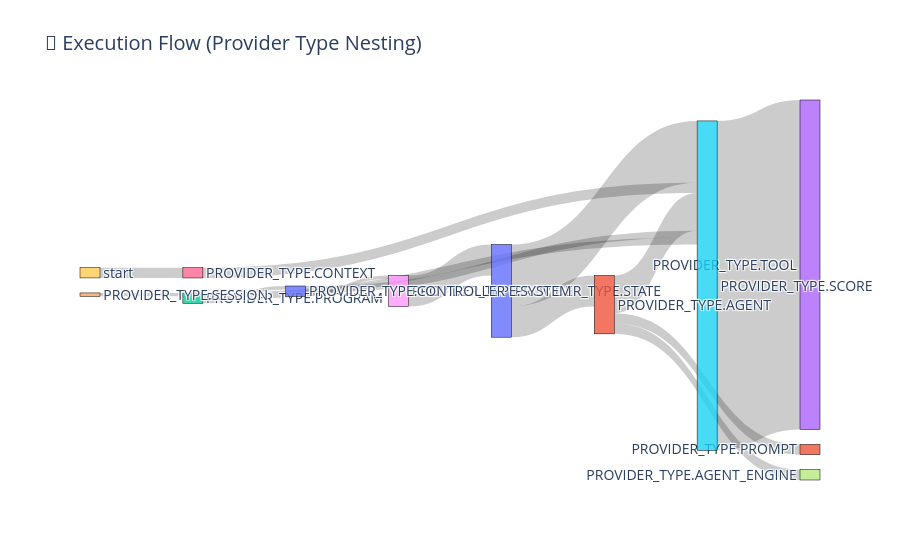

The notebook cell this image was saved under:
### Markdown cell above
### 🧩 Execution Flow (Provider Type Nesting)

This Sankey diagram visualizes the hierarchical execution path taken by the system during a program run.

#### 🔍 What this code does:
- The code groups log entries (`provider_log`) by their `called_by_type` (who invoked them) and `provider_type` (what kind of provider was called).
- It then builds a flow network showing how control moves from one provider type to the next.
- The width of each band represents the number of calls made along that path.

#### 🧠 What you're seeing in the chart:
- **Left-to-right flow** from high-level providers like `session`, `program`, and `controller`, down to mid-level like `system` and `state`, and finally to low-level workers like `agent`, `score`, and `tool`.
- **Wider bands** indicate more frequent interactions. For example, the `state → score` and `score → tool` flows are thick, indicating heavy evaluation and tool usage.
- **Branching paths** (e.g., from `agent` to `score`, `tool`, `agent_engine`) reveal the dependencies that agents rely on to make decisions.

This diagram is useful for identifying:
- Execution bottlenecks
- Overused subsystems
- System architecture layering

It’s a high-level snapshot of how components orchestrate a complete run.

### Code cell
import plotly.graph_objects as go

# Prepare nodes and links
df["source"] = df["called_by_type"].fillna("start")
df["target"] = df["provider_type"]

nodes = list(set(df["source"]) | set(df["target"]))
node_indices = {name: i for i, name in enumerate(nodes)}

link_data = (
    df.groupby(["source", "target"])
    .size()
    .reset_index(name="count")
    .assign(
        source_idx=lambda d: d["source"].map(node_indices),
        target_idx=lambda d: d["target"].map(node_indices)
    )
)

fig = go.Figure(go.Sankey(
    node=dict(
        pad=15,
        thickness=20,
        line=dict(color="black", width=0.5),
        label=nodes
    ),
    link=dict(
        source=link_data["source_idx"],
        target=link_data["target_idx"],
        value=link_data["count"]
    )
))

fig.update_layout(title_text="🧩 Execution Flow (Provider Type Nesting)", font_size=14)
fig.show()

### Figure 1 — Plotly figure (JSON) as saved in the notebook; plotly's stock layout.template omitted (floating-point values rounded to 4 significant figures)
{"data": [{"link": {"source": [11, 11, 11, 6, 10, 10, 2, 2, 5, 4, 0, 0, 8, 9], "target": [7, 1, 5, 5, 5, 8, 10, 5, 3, 2, 11, 5, 0, 6], "value": [3, 3, 11, 3, 2, 1, 1, 2, 96, 1, 9, 18, 9, 3]}, "node": {"label": ["PROVIDER_TYPE.STATE", "PROVIDER_TYPE.PROMPT", "PROVIDER_TYPE.PROGRAM", "PROVIDER_TYPE.TOOL", "PROVIDER_TYPE.SESSION", "PROVIDER_TYPE.SCORE", "PROVIDER_TYPE.CONTEXT", "PROVIDER_TYPE.AGENT_ENGINE", "PROVIDER_TYPE.SYSTEM", "start", "PROVIDER_TYPE.CONTROLLER", "PROVIDER_TYPE.AGENT"], "line": {"color": "black", "width": 0.5}, "pad": 15, "thickness": 20}, "type": "sankey"}], "layout": {"font": {"size": 14}, "title": {"text": "🧩 Execution Flow (Provider Type Nesting)"}}}
